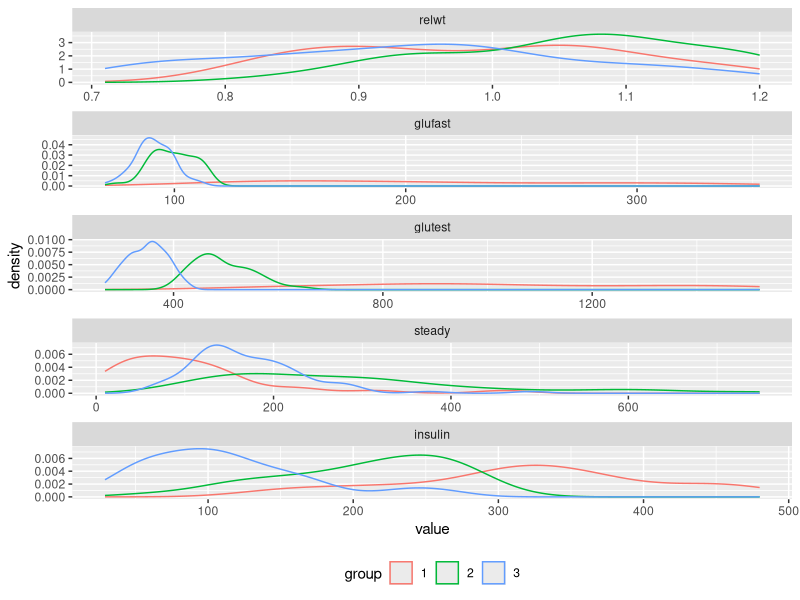
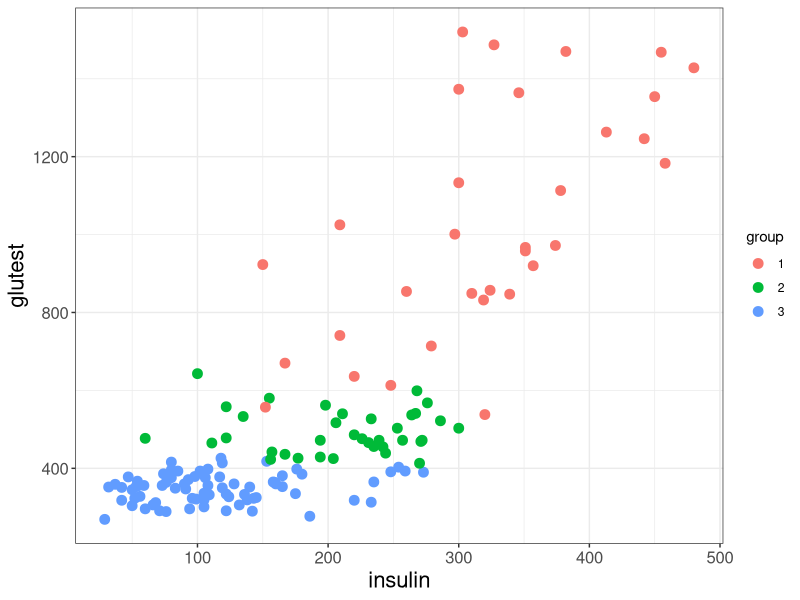
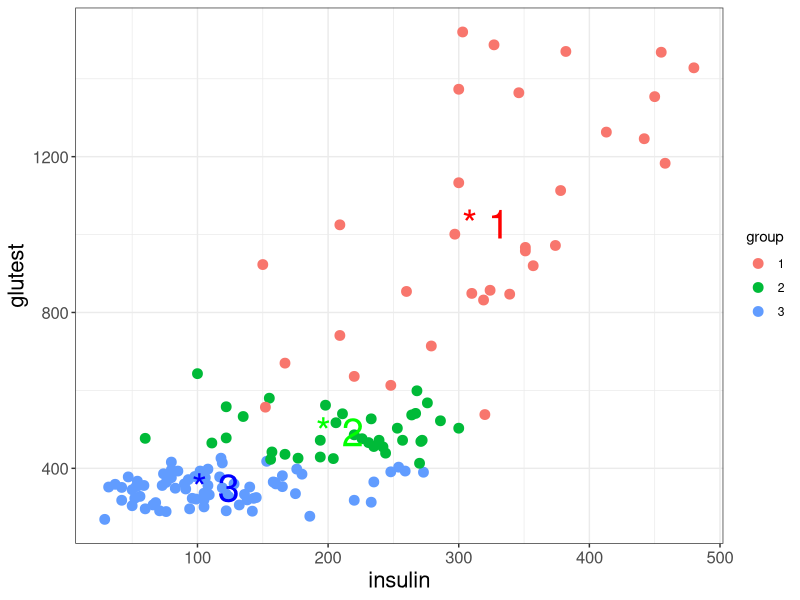
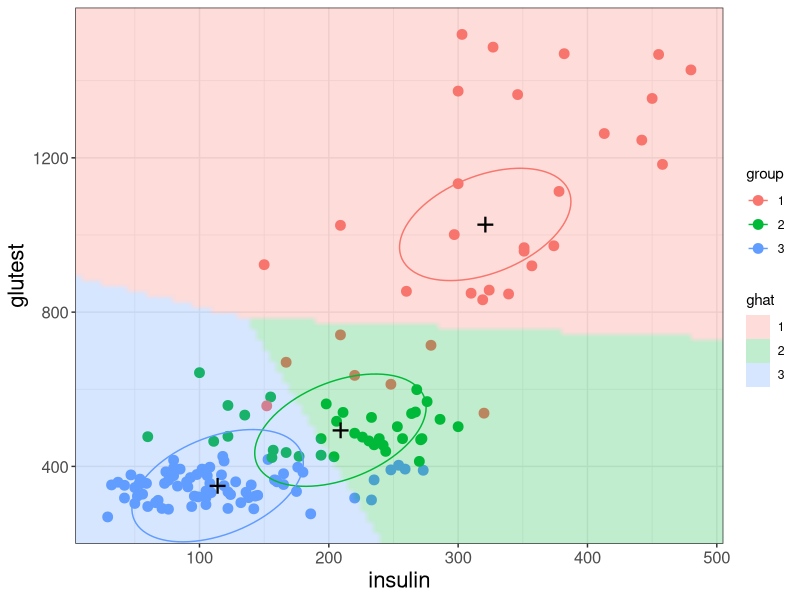
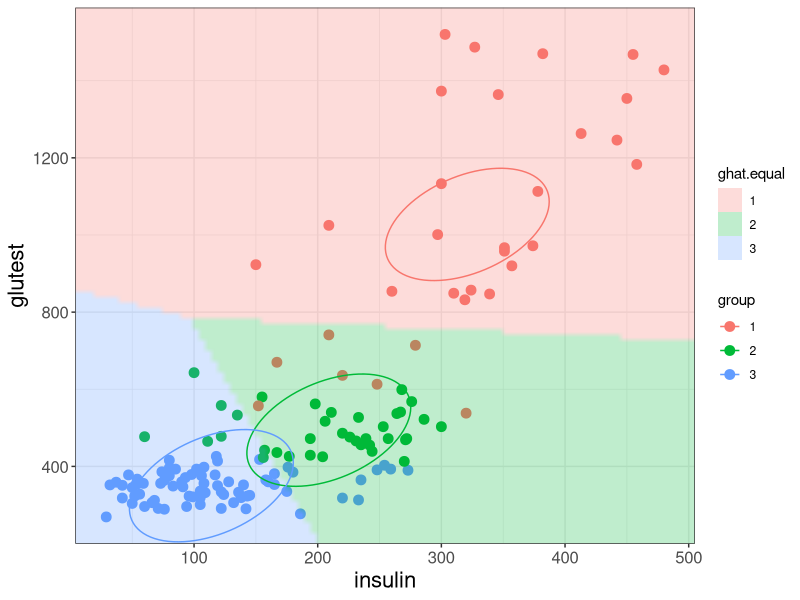

R code for these plots, in order:
## ---- chunk 1
library(tidyverse)
diabetes <- read_csv("../data/diabetes.csv")
## ---- chunk 2
diabetes$group <- factor(diabetes$group)
diabetes
## ---- chunk 3
ggplot(reshape2::melt(diabetes, id.vars = c("id", "group")),
       aes(x = value, col = group)) +
  geom_density() + facet_wrap( ~variable, ncol = 1, scales = "free") +
  theme(legend.position = "bottom")
## ---- chunk 4
ggplot(diabetes, mapping = aes(x = insulin, y = glutest)) +
  theme_bw() +
  geom_point(aes(colour = group), size = 3) +
  labs( x = "insulin" , y = "glutest") +
  theme(axis.title = element_text( size = 16),
        axis.text  = element_text(size = 12))
## ---- chunk 5
library(MASS)
diabetes_lda  <-  lda(group ~ insulin + glutest, data = diabetes)
diabetes_lda
## ---- chunk 6
prop.table(table(diabetes$group))
## ---- chunk 7
ggplot(diabetes, mapping = aes(x = insulin, y = glutest)) +
  theme_bw() +
  geom_point(aes(colour = group), size = 3) +
  labs( x = "insulin" , y = "glutest") +
  theme(axis.title = element_text( size = 16),
        axis.text  = element_text(size = 12)) +
  annotate("text", label = "* 1", size = 10, x = diabetes_lda$means[1,1], y = diabetes_lda$means[1,2], colour = "red") +
  annotate("text", label = "* 2", size = 10, x = diabetes_lda$means[2,1], y = diabetes_lda$means[2,2], colour = "green") +
  annotate("text", label = "* 3", size = 10, x = diabetes_lda$means[3,1], y = diabetes_lda$means[3,2], colour = "blue") 
## ---- chunk 8
diabetes_lda$scaling
## ---- chunk 9
ghat <- predict(diabetes_lda)$class
table(prediced = ghat, observed = diabetes$group)
## ---- chunk 10
mean(ghat != diabetes$group)
## ---- chunk 11
diabetes.pred <- predict(diabetes_lda)
str(diabetes.pred)
## ---- chunk 12
make1Dgrid  <-  function(x) {
  rg  <-  grDevices::extendrange(x)
  seq(from = rg[1], to = rg[2], length.out = 100)
}

# Set up grid for prediction, 100 x 100 that covers the data range of the two variables

diabetes_grid.df <-  with(diabetes,
                     expand.grid(insulin = make1Dgrid(insulin),
                                 glutest = make1Dgrid(glutest)))

# Do the predictions

diabetes_grid.df$ghat  <- 
  predict(diabetes_lda, newdata = diabetes_grid.df)$class

# Equal prior probabilities 

diabetes_grid.df$ghat.equal  <- 
  predict(diabetes_lda, newdata = diabetes_grid.df, prior = rep(1,3)/3)$class


# The group centres.

centers  <-  diabetes_lda$means

# Compute the ellipse. 
# Start from a unit circle and apply the corresponding affine transformation from the LDA output.

unitcircle  <-  exp(1i * seq(0, 2*pi, length.out = 90)) %>%
  {cbind(Re(.), Im(.))}
ellipse  <-  unitcircle %*% solve(diabetes_lda$scaling)

# All three ellipses, one for each group center.

ellipses  <-  lapply(seq_len(nrow(centers)), function(i) {
  (ellipse +
     matrix(centers[i, ], byrow = TRUE,
            ncol = ncol(centers), nrow = nrow(ellipse))) %>%
    cbind(group = i)
  }) %>% do.call(rbind, .) %>% data.frame

ellipses$group  <-  factor(ellipses$group)


ggdb <- ggplot(diabetes, mapping = aes(x = insulin, y = glutest)) +
  theme_bw() +
  geom_point(aes(colour = group), size = 3) +
  labs( x = "insulin" , y = "glutest") +
  theme(axis.title = element_text( size = 16),
        axis.text  = element_text(size = 12)) 

ggdb + geom_raster(aes(fill = ghat),
                   data = diabetes_grid.df, alpha = 0.25, interpolate = TRUE) +
  geom_point(data = as_tibble(centers), pch = "+", size = 8) +
  geom_path(aes(colour = group), data = ellipses) +
  scale_x_continuous(expand = c(0, 0)) +
  scale_y_continuous(expand = c(0, 0))
## ---- chunk 13
equal.ghat <- predict(diabetes_lda, prior = rep(1,3)/3)$class
table(predicted = equal.ghat,observed = diabetes$group)
## missclassification rate
mean(equal.ghat != diabetes$group)
## ---- chunk 14
ggdb + geom_raster(aes(fill = ghat.equal),
                   data = diabetes_grid.df, alpha = 0.25, interpolate = TRUE) +
  geom_path(aes(colour = group), data = ellipses) +
  scale_x_continuous(expand = c(0, 0)) +
  scale_y_continuous(expand = c(0, 0))
